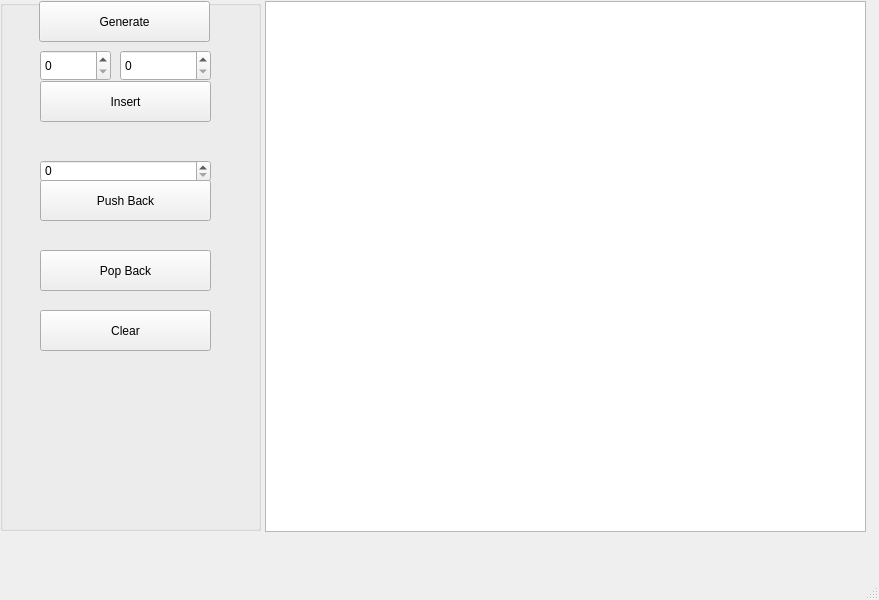
<?xml version="1.0" encoding="UTF-8"?>
<ui version="4.0">
 <class>MainWindow</class>
 <widget class="QMainWindow" name="MainWindow">
  <property name="geometry">
   <rect>
    <x>0</x>
    <y>0</y>
    <width>879</width>
    <height>600</height>
   </rect>
  </property>
  <property name="windowTitle">
   <string>MainWindow</string>
  </property>
  <widget class="QWidget" name="centralwidget">
   <widget class="QWidget" name="verticalLayoutWidget">
    <property name="geometry">
     <rect>
      <x>0</x>
      <y>0</y>
      <width>261</width>
      <height>531</height>
     </rect>
    </property>
    <layout class="QVBoxLayout" name="verticalLayout">
     <item>
      <widget class="QGroupBox" name="groupBox">
       <property name="title">
        <string/>
       </property>
       <widget class="QPushButton" name="clearBtn">
        <property name="geometry">
         <rect>
          <x>40</x>
          <y>310</y>
          <width>171</width>
          <height>41</height>
         </rect>
        </property>
        <property name="text">
         <string>Clear</string>
        </property>
       </widget>
       <widget class="QPushButton" name="popBackBtn">
        <property name="geometry">
         <rect>
          <x>40</x>
          <y>250</y>
          <width>171</width>
          <height>41</height>
         </rect>
        </property>
        <property name="text">
         <string>Pop Back</string>
        </property>
       </widget>
       <widget class="QSpinBox" name="pushBox">
        <property name="geometry">
         <rect>
          <x>40</x>
          <y>160</y>
          <width>171</width>
          <height>22</height>
         </rect>
        </property>
       </widget>
       <widget class="QPushButton" name="secondInsertBtn">
        <property name="geometry">
         <rect>
          <x>40</x>
          <y>81</y>
          <width>171</width>
          <height>41</height>
         </rect>
        </property>
        <property name="text">
         <string>Insert</string>
        </property>
       </widget>
       <widget class="QPushButton" name="firstPushBtn">
        <property name="geometry">
         <rect>
          <x>40</x>
          <y>180</y>
          <width>171</width>
          <height>41</height>
         </rect>
        </property>
        <property name="text">
         <string>Push Back</string>
        </property>
       </widget>
       <widget class="QSpinBox" name="secondIntBox">
        <property name="geometry">
         <rect>
          <x>40</x>
          <y>50</y>
          <width>71</width>
          <height>31</height>
         </rect>
        </property>
       </widget>
       <widget class="QDoubleSpinBox" name="secondDblBox">
        <property name="geometry">
         <rect>
          <x>120</x>
          <y>50</y>
          <width>91</width>
          <height>31</height>
         </rect>
        </property>
        <property name="decimals">
         <number>0</number>
        </property>
       </widget>
       <widget class="QPushButton" name="pushButton">
        <property name="geometry">
         <rect>
          <x>39</x>
          <y>1</y>
          <width>171</width>
          <height>41</height>
         </rect>
        </property>
        <property name="text">
         <string>Generate</string>
        </property>
       </widget>
      </widget>
     </item>
    </layout>
   </widget>
   <widget class="QListWidget" name="listWidget">
    <property name="geometry">
     <rect>
      <x>265</x>
      <y>1</y>
      <width>601</width>
      <height>531</height>
     </rect>
    </property>
    <property name="verticalScrollMode">
     <enum>QAbstractItemView::ScrollPerItem</enum>
    </property>
    <property name="horizontalScrollMode">
     <enum>QAbstractItemView::ScrollPerItem</enum>
    </property>
    <property name="resizeMode">
     <enum>QListView::Adjust</enum>
    </property>
   </widget>
  </widget>
  <widget class="QMenuBar" name="menubar">
   <property name="geometry">
    <rect>
     <x>0</x>
     <y>0</y>
     <width>879</width>
     <height>36</height>
    </rect>
   </property>
  </widget>
  <widget class="QStatusBar" name="statusbar"/>
 </widget>
 <resources/>
 <connections/>
</ui>
